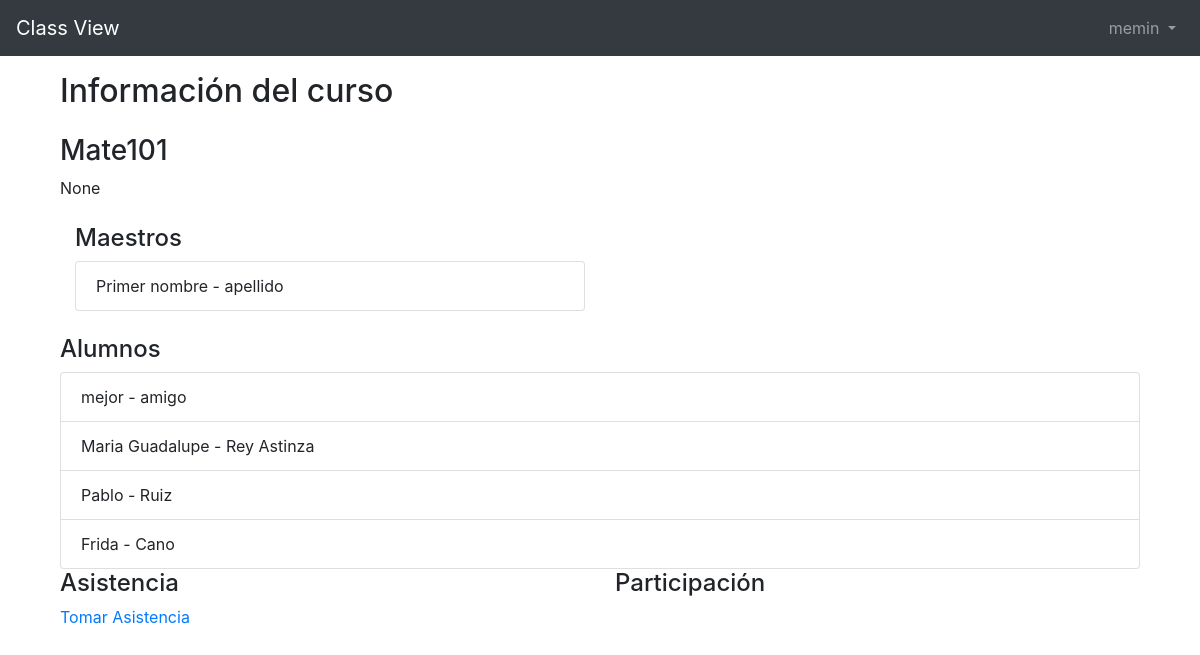
The page /dashboard/1/ (signed in) on the database its author committed.
### classes/models.py (models this page shows, shortened)
class CustomUser(AbstractUser):
    age = models.PositiveIntegerField(null=True, blank=True)
    degree = models.CharField(max_length=50, null=True, blank=True)
    semester = models.CharField(max_length=10, null=True, blank=True)
    courses = models.ManyToManyField(Course, related_name= 'courses')
    face_encoding = models.CharField(max_length=150, null=True, blank=True)
    photo = models.ImageField(upload_to='images/', null=True, blank=True)

class Course(models.Model):
    name = models.CharField(max_length=50)
    description = models.TextField(("Description"), blank=True, null=True, help_text=("Description"))

### dashboard/views.py (the view)
# urls.py: path('<int:pk>/', CourseDetailView.as_view(), name='course_detail'),
class CourseDetailView(DetailView):
    model = Course
    template_name = 'course_detail.html'
    context_object_name = 'course_obj'
    def get_context_data(self, **kwargs):
        context = super().get_context_data(**kwargs)
        context['alumni_obj'] = CustomUser.objects.filter(courses=self.object, is_staff=False)
        context['attendance_obj'] = Attendance.objects.filter(course=self.object)
        context['participation_obj'] = Participation.objects.filter(course=self.object)
        context['teacher_obj'] = CustomUser.objects.filter(courses=self.object, is_staff=True)
        context['user_obj'] = self.request.user
        context['pk'] = self.object.id
        return context

### templates/course_detail.html (shortened to what this page needs)
{% extends 'base.html' %}
{% block content %}
    <div class="container">
        <div class="post-entry">
            <h2 class="mb-4"> Información del curso </h2>
            <h3>{{ course_obj.name }}</h3>
            <p class="mb-4">{{ course_obj.description }}</p>
            <div class="col-md-6">
                <h4> Maestros </h4>
                <ul class="list-group">
                    {% for i in teacher_obj %}
                        <li class="list-group-item">{{ i.first_name }} - {{ i.last_name }}</li>
                    {% endfor %}
                </ul>
            </div>
        </div>
            <div class="mt-4">
                <h4> Alumnos </h4>
                <ul class="list-group">
                    {% for alumni in alumni_obj %}
                        <li class="list-group-item">{{ alumni.first_name }} - {{ alumni.last_name }}</li>
                    {% endfor %}
                </ul>
            </div>
            <div class="row">
                <div class="col-md-6">
                    <h4> Asistencia </h4>
                    {% if user.is_staff %}
                        <a href="{% url 'take_attendance' pk=pk %}">Tomar Asistencia</a>
                    {% endif %}
                </div>
                <div class="col-md-6">
                    <h4> Participación </h4>
                </div>
            </div>
        </div>
    </div>
{% endblock content %}

### templates/base.html (shortened to what this page needs)
<!DOCTYPE html>
<html>
<head>
    <link rel="stylesheet" href="https://cdn.jsdelivr.net/npm/bootstrap@4.5.3/dist/css/bootstrap.min.css">
</head>
<body>
    <body>
        <nav class="navbar navbar-expand-lg navbar-dark bg-dark">
          <a class="navbar-brand" href="{% url 'home' %}">Class View</a>
          <div class="collapse navbar-collapse" id="navbarSupportedContent">
            {% if user.is_authenticated %}
              <ul class="navbar-nav ml-auto">
                <li class="nav-item">
                  <a class="nav-link dropdown-toggle" href="#"
                  id="navbarDropdown" role="button" data-toggle="dropdown"
                  aria-haspopup="true" aria-expanded="false">
                    {{ user.username }}
                  </a>
                </li>
            </ul>
          {% endif %}
        </div>
      </nav>
      <main>
        <div class="container mt-3">
          {% block content %}
          {% endblock content %}
      </main>
    </body>
</html>

### rows shown on the page
CustomUser: username "memin", first_name "Primer nombre", last_name "apellido"
Course: name "Mate101", description "None"
CustomUser: first_name "mejor", last_name "amigo"
CustomUser: first_name "Maria Guadalupe", last_name "Rey Astinza"
CustomUser: first_name "Pablo", last_name "Ruiz"
CustomUser: first_name "Frida", last_name "Cano"
